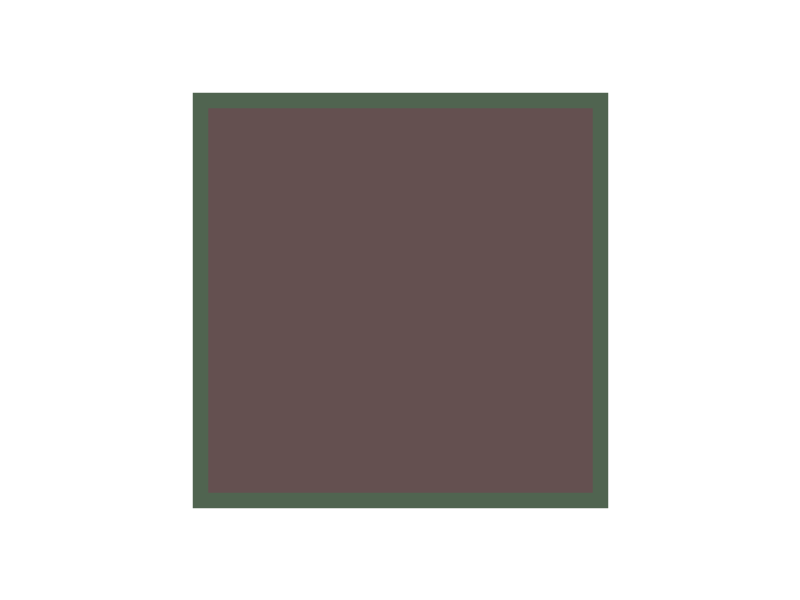
Frame 1 (no input)
Frame 60 (the mouse pressed at the canvas centre just before this capture): identical to frame 1, image omitted
Frame 120 (the mouse held since frame 60 and released just before this capture): identical to frame 1, image omitted

The Processing sketch that drew this single still picture (run headless with seeded random() and noise(); from frame 60 on, the mouse is pressed at the canvas centre):

// Processing sketch: Polygon02
// ── Polygon02.pde
void setup() {
  size(800, 600);
}

void draw() {
  background(255);
  translate(width/2, height/2);
  polygon();
}

// ── Polygon.pde
void polygon() {
  // properties of a polygon
  int ptCount = 4;
  float radius = 200;
  color fillCol = color(100, 80, 80);
  color strokeCol= color(80, 100, 80);
  float strokeWt= 15.5;
  
  //println("ptCount = " + ptCount);
  //println("radius = " + radius);
  //println("fillCol-red = " + red(fillCol));
  //println("strokeCol = " + strokeCol);
  //println("strokeWt = " + strokeWt);
  
  // x, y, w, h
  fill(fillCol);
  stroke(strokeCol);
  strokeWeight(strokeWt);
  rect(-radius*2/2, -radius*2/2, radius*2, radius*2);
  
}
